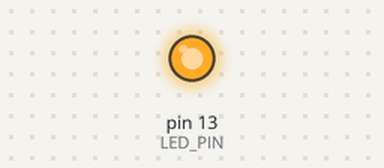
This sketch was run on a simulated Arduino Uno, built with avr-gcc and run on an emulated ATmega328P. Parts: output pins drawn as LEDs (lit = HIGH).

Above: at 1.0 s.
At 3.0 s:
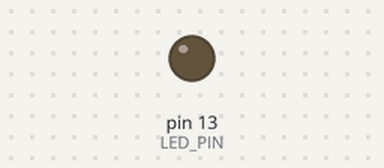
Timing chart, 0 to 5.2 s (numbered marks = the images above):
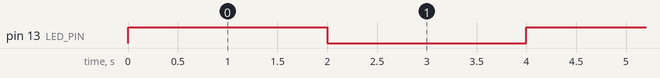

The sketch:

activity3-1.ino
```cpp
const byte LED_PIN = 13;
const byte METER_PIN = A4;
void startTimer();
void setup() {
  pinMode(LED_PIN, OUTPUT);
  pinMode(METER_PIN, INPUT);
  Serial.begin(9600);
   startTimer();
}
void loop() {
  // Nothing to do here
}
void startTimer() {
  noInterrupts();
  // Set timer1 to CTC mode with prescaler 1024
  TCCR1A = 0;
  TCCR1B = 0;
  TCNT1  = 0;
  OCR1A = 31249; // 16MHz / (1024 * 2) - 1 = 15624
  TCCR1B |= (1 << WGM12);
  TCCR1B |= (1 << CS12) | (1 << CS10); // Set prescaler to 1024
  TIMSK1 |= (1 << OCIE1A); // Enable timer compare interrupt
  interrupts();
}
ISR(TIMER1_COMPA_vect) {
  digitalWrite(LED_PIN, digitalRead(LED_PIN) ^ 1);
}
```

Measured:
- by itself, pin 13 (LED_PIN): alternates HIGH for 2.0 s and LOW for 2.0 s
